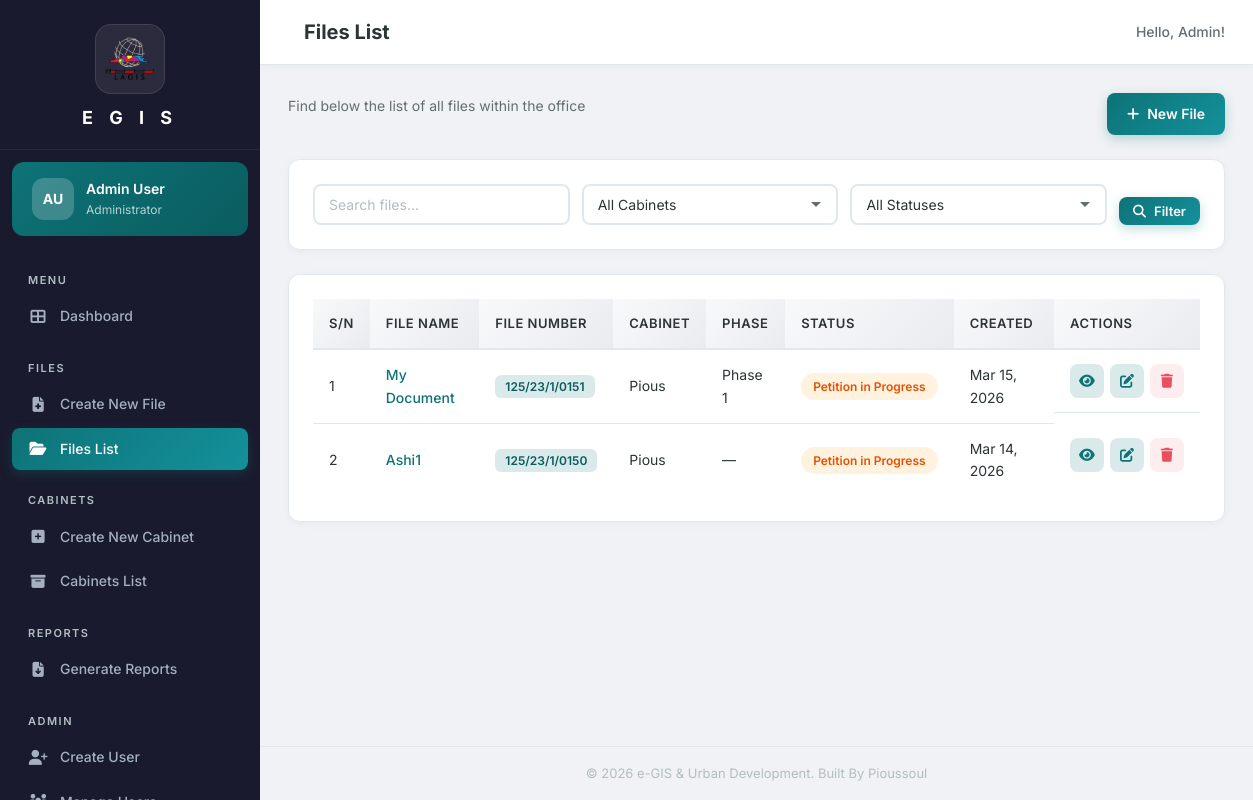
Page /files/ (signed in) on the earlier database version.
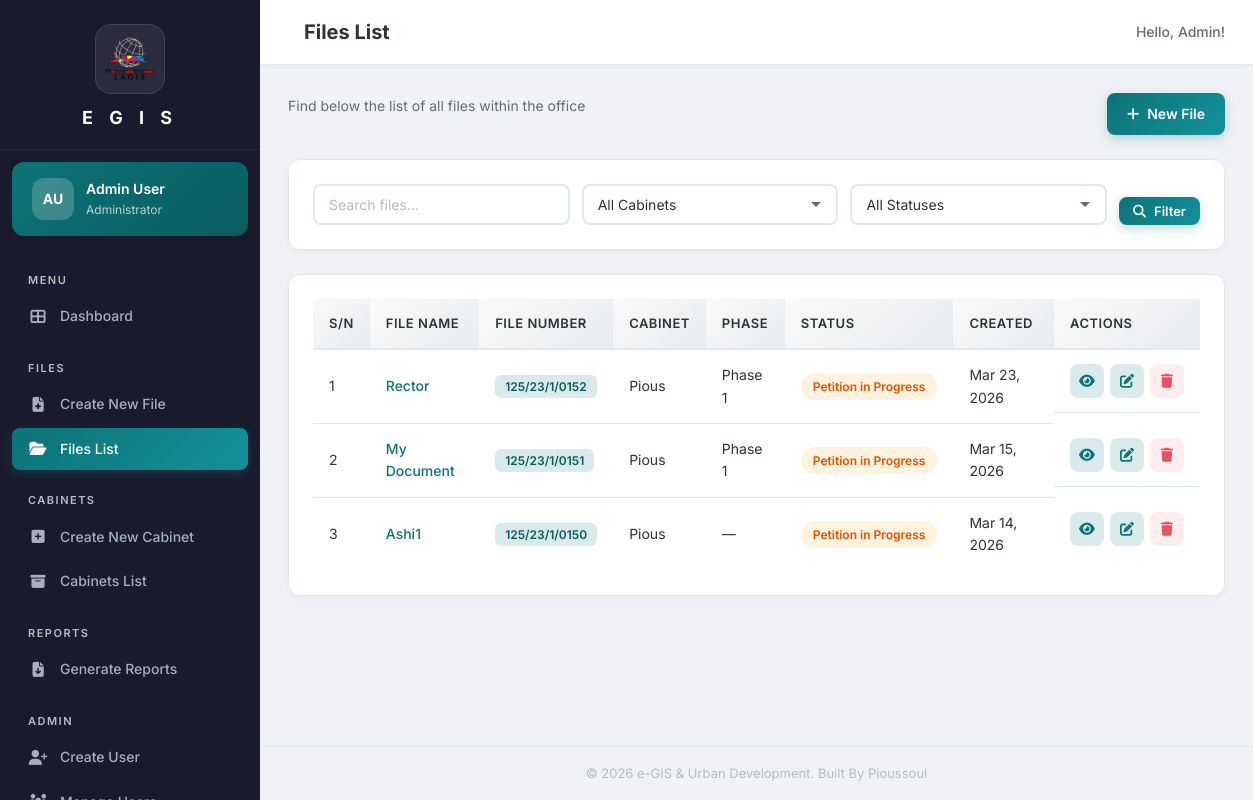
Same page on the later database version.
### core/models.py (models this page shows, shortened)
class User(AbstractUser):
    ROLE_CHOICES = [
        ('admin', 'Administrator'),
        ('staff', 'Staff'),
    ]
    username = None  # Remove username field
    email = models.EmailField('email address', unique=True)
    role = models.CharField(max_length=10, choices=ROLE_CHOICES, default='staff')
    USERNAME_FIELD = 'email'
    REQUIRED_FIELDS = ['first_name', 'last_name']
    objects = UserManager()
    @property
    def is_admin(self):
        return self.role == 'admin'

class File(models.Model):
    STATUS_CHOICES = [
        ('normal', 'Normal'),
        ('petition', 'Petition'),
        ('petition_in_progress', 'Petition in Progress'),
        ('petition_solved', 'Petition Solved'),
        ('custom', 'Other (Custom)'),
    ]
    cabinet = models.ForeignKey(
        Cabinet, on_delete=models.CASCADE, related_name='files'
    )
    phase = models.ForeignKey(
        Phase, on_delete=models.SET_NULL, null=True, blank=True, related_name='files'
    )
    file_name = models.CharField(max_length=500)
    file_number = models.CharField(max_length=100, unique=True)
    case_brief = models.CharField(max_length=500, blank=True, default='')
    date_invited = models.DateField(null=True, blank=True)
    document_image = models.ImageField(
        upload_to='document_images/%Y/%m/', blank=True, null=True
    )
    status = models.CharField(
        max_length=30, choices=STATUS_CHOICES, default='normal'
    )
    custom_status = models.CharField(max_length=100, blank=True, default='')
    created_by = models.ForeignKey(
        User, on_delete=models.SET_NULL, null=True, related_name='files_created'
    )
    created_at = models.DateTimeField(auto_now_add=True)
    updated_by = models.ForeignKey(
        User, on_delete=models.SET_NULL, null=True, blank=True,
        related_name='files_updated'
    )
    updated_at = models.DateTimeField(auto_now=True)
    is_deleted = models.BooleanField(default=False)
    deleted_by = models.ForeignKey(
        User, on_delete=models.SET_NULL, null=True, blank=True,
        related_name='files_deleted'
    )
    deleted_at = models.DateTimeField(null=True, blank=True)
    class Meta:
        ordering = ['-created_at']
    @property
    def display_status(self):
        if self.status == 'custom' and self.custom_status:
            return self.custom_status
        return self.get_status_display()

class Cabinet(models.Model):
    name = models.CharField(max_length=255)
    description = models.TextField(blank=True, default='')
    created_by = models.ForeignKey(
        User, on_delete=models.SET_NULL, null=True, related_name='cabinets_created'
    )
    created_at = models.DateTimeField(auto_now_add=True)
    class Meta:
        ordering = ['name']

class Phase(models.Model):
    cabinet = models.ForeignKey(
        Cabinet, on_delete=models.CASCADE, related_name='phases'
    )
    name = models.CharField(max_length=100)
    order = models.IntegerField(default=0)
    created_by = models.ForeignKey(
        User, on_delete=models.SET_NULL, null=True, related_name='phases_created'
    )
    created_at = models.DateTimeField(auto_now_add=True)
    class Meta:
        ordering = ['order', 'name']
        unique_together = ['cabinet', 'name']

### core/views.py (the view)
@login_required
def file_list(request):
    files = File.objects.filter(is_deleted=False).select_related(
        'cabinet', 'phase', 'created_by'
    )
    q = request.GET.get('q', '')
    if q:
        files = files.filter(
            Q(file_name__icontains=q) |
            Q(file_number__icontains=q) |
            Q(cabinet__name__icontains=q)
        )
    cabinet_id = request.GET.get('cabinet', '')
    if cabinet_id:
        files = files.filter(cabinet_id=cabinet_id)
    status = request.GET.get('status', '')
    if status:
        files = files.filter(status=status)
    cabinets = Cabinet.objects.all()
    return render(request, 'core/file_list.html', {
        'files': files,
        'cabinets': cabinets,
        'q': q,
        'selected_cabinet': cabinet_id,
        'selected_status': status,
    })

### core/templatetags/core_tags.py (called while the page is built)
@register.filter
def status_badge_class(status):
    mapping = {
        'normal': 'badge-normal',
        'petition': 'badge-petition',
        'petition_in_progress': 'badge-progress',
        'petition_solved': 'badge-solved',
        'custom': 'badge-custom',
    }
    return mapping.get(status, 'badge-normal')

### core/templates/core/file_list.html (shortened to what this page needs)
{% extends "core/base.html" %}
{% load core_tags %}
{% block page_title %}Files List{% endblock %}
{% block content %}
<div class="page-header">
    <div>
        <p class="page-desc">Find below the list of all files within the office</p>
    </div>
    <a href="{% url 'core:file_create' %}" class="btn btn-primary" id="createFileBtn">
        <i class="fas fa-plus"></i> New File
    </a>
</div>
<div class="card fade-in">
    <div class="card-body">
        <form method="get" class="filter-bar" id="fileFilters">
            <div class="filter-group">
                <input type="text" name="q" value="{{ q }}" class="form-input" placeholder="Search files..." id="searchInput">
            </div>
            <div class="filter-group">
                <select name="cabinet" class="form-input" id="filterCabinet">
                    <option value="">All Cabinets</option>
                </select>
            </div>
            <div class="filter-group">
                <select name="status" class="form-input" id="filterStatus">
                    <option value="">All Statuses</option>
                </select>
            </div>
            <button type="submit" class="btn btn-primary btn-sm" id="filterBtn">
                <i class="fas fa-search"></i> Filter
            </button>
        </form>
    </div>
</div>
<div class="card fade-in">
    <div class="card-body">
        {% if files %}
        <div class="table-responsive">
            <table class="data-table" id="filesTable">
                <thead>
                    <tr>
                        <th>S/N</th>
                        <th>File Name</th>
                        <th>File Number</th>
                        <th>Cabinet</th>
                        <th>Phase</th>
                        <th>Status</th>
                        <th>Created</th>
                        <th>Actions</th>
                    </tr>
                </thead>
                <tbody>
                    {% for file in files %}
                    <tr>
                        <td>{{ forloop.counter }}</td>
                        <td>
                            <a href="{% url 'core:file_detail' file.pk %}" class="file-link">{{ file.file_name|truncatewords:12 }}</a>
                        </td>
                        <td><span class="file-number-badge">{{ file.file_number }}</span></td>
                        <td>{{ file.cabinet.name }}</td>
                        <td>{{ file.phase.name|default:"—" }}</td>
                        <td><span class="badge {{ file.status|status_badge_class }}">{{ file.display_status }}</span></td>
                        <td>{{ file.created_at|date:"M d, Y" }}</td>
                        <td class="actions-cell">
                            <a href="{% url 'core:file_detail' file.pk %}" class="btn-icon" title="View"><i class="fas fa-eye"></i></a>
                            <a href="{% url 'core:file_edit' file.pk %}" class="btn-icon" title="Edit"><i class="fas fa-edit"></i></a>
                            <a href="{% url 'core:file_delete' file.pk %}" class="btn-icon btn-icon-danger" title="Delete"><i class="fas fa-trash"></i></a>
                        </td>
                    </tr>
                    {% endfor %}
                </tbody>
            </table>
        </div>
        {% else %}
        <div class="empty-state">
            <i class="fas fa-folder-open"></i>
            <p>No files found. {% if q or selected_cabinet or selected_status %}Try different filters or {% endif %}<a href="{% url 'core:file_create' %}">create a new file</a></p>
        </div>
        {% endif %}
    </div>
</div>
{% endblock %}

### core/templates/core/base.html (shortened to what this page needs)
{% load static %}
{% load core_tags %}
<!DOCTYPE html>
<html lang="en">
<head>
    <link rel="stylesheet" href="https://cdnjs.cloudflare.com/ajax/libs/font-awesome/6.5.1/css/all.min.css">
    <link rel="stylesheet" href="{% static 'core/css/style.css' %}?v=4">
</head>
<body>
    <aside class="sidebar" id="sidebar">
        <div class="sidebar-header">
            <div class="logo-container">
                <img src="{% static 'core/img/egislogo.png' %}" alt="EGIS Logo" class="logo-img">
            </div>
            <h2 class="logo-text">E G I S</h2>
        </div>
        <div class="user-panel">
            <div class="user-avatar">
                {{ request.user.first_name.0 }}{{ request.user.last_name.0 }}
            </div>
            <div class="user-info">
                <span class="user-name">{{ request.user.first_name }} {{ request.user.last_name }}</span>
                <span class="user-role">{{ request.user.get_role_display }}</span>
            </div>
        </div>
        <nav class="sidebar-nav">
            <div class="nav-section">
                <span class="nav-section-title">MENU</span>
                <a href="{% url 'core:dashboard' %}"
                    class="nav-link {% if request.resolver_match.url_name == 'dashboard' %}active{% endif %}"
                    id="nav-dashboard">
                    <i class="fas fa-th-large"></i>
                    <span>Dashboard</span>
                </a>
            </div>
            <div class="nav-section">
                <span class="nav-section-title">FILES</span>
                <a href="{% url 'core:file_create' %}"
                    class="nav-link {% if request.resolver_match.url_name == 'file_create' %}active{% endif %}"
                    id="nav-create-file">
                    <i class="fas fa-file-medical"></i>
                    <span>Create New File</span>
                </a>
                <a href="{% url 'core:file_list' %}"
                    class="nav-link {% if request.resolver_match.url_name == 'file_list' %}active{% endif %}"
                    id="nav-files">
                    <i class="fas fa-folder-open"></i>
                    <span>Files List</span>
                </a>
            </div>
            <div class="nav-section">
                <span class="nav-section-title">CABINETS</span>
                <a href="{% url 'core:cabinet_create' %}"
                    class="nav-link {% if request.resolver_match.url_name == 'cabinet_create' %}active{% endif %}"
                    id="nav-create-cabinet">
                    <i class="fas fa-plus-square"></i>
                    <span>Create New Cabinet</span>
                </a>
                <a href="{% url 'core:cabinet_list' %}"
                    class="nav-link {% if request.resolver_match.url_name == 'cabinet_list' %}active{% endif %}"
                    id="nav-cabinets">
                    <i class="fas fa-archive"></i>
                    <span>Cabinets List</span>
                </a>
            </div>
            <div class="nav-section">
                <span class="nav-section-title">REPORTS</span>
                <a href="{% url 'core:reports_page' %}"
                    class="nav-link {% if request.resolver_match.url_name == 'reports_page' %}active{% endif %}"
                    id="nav-reports">
                    <i class="fas fa-file-download"></i>
                    <span>Generate Reports</span>
                </a>
            </div>
            {% if request.user.is_admin %}
            <div class="nav-section">
                <span class="nav-section-title">ADMIN</span>
                <a href="{% url 'core:user_create' %}"
                    class="nav-link {% if request.resolver_match.url_name == 'user_create' %}active{% endif %}"
                    id="nav-create-user">
                    <i class="fas fa-user-plus"></i>
                    <span>Create User</span>
                </a>
                <a href="{% url 'core:user_list' %}"
                    class="nav-link {% if request.resolver_match.url_name == 'user_list' %}active{% endif %}"
                    id="nav-users">
                    <i class="fas fa-users-cog"></i>
                    <span>Manage Users</span>
                </a>
            </div>
            {% endif %}
        </nav>
    </aside>
    <div class="main-wrapper">
        <header class="topbar">
            <h1 class="page-title">{% block page_title %}Dashboard{% endblock %}</h1>
            <div class="topbar-right">
                <span class="greeting">Hello, {{ request.user.first_name }}!</span>
            </div>
        </header>
        <main class="content">
            {% block content %}{% endblock %}
        </main>
        <footer class="footer">
            <p>&copy; 2026 e-GIS & Urban Development. Built By Pioussoul</p>
        </footer>
    </div>
</body>
</html>

Differences in the rows shown:
added File: file_name "Rector", file_number "125/23/1/0152", cabinet.name "Pious", phase.name "Phase 1", display_status "Petition in Progress", created_at "Mar 23, 2026"
